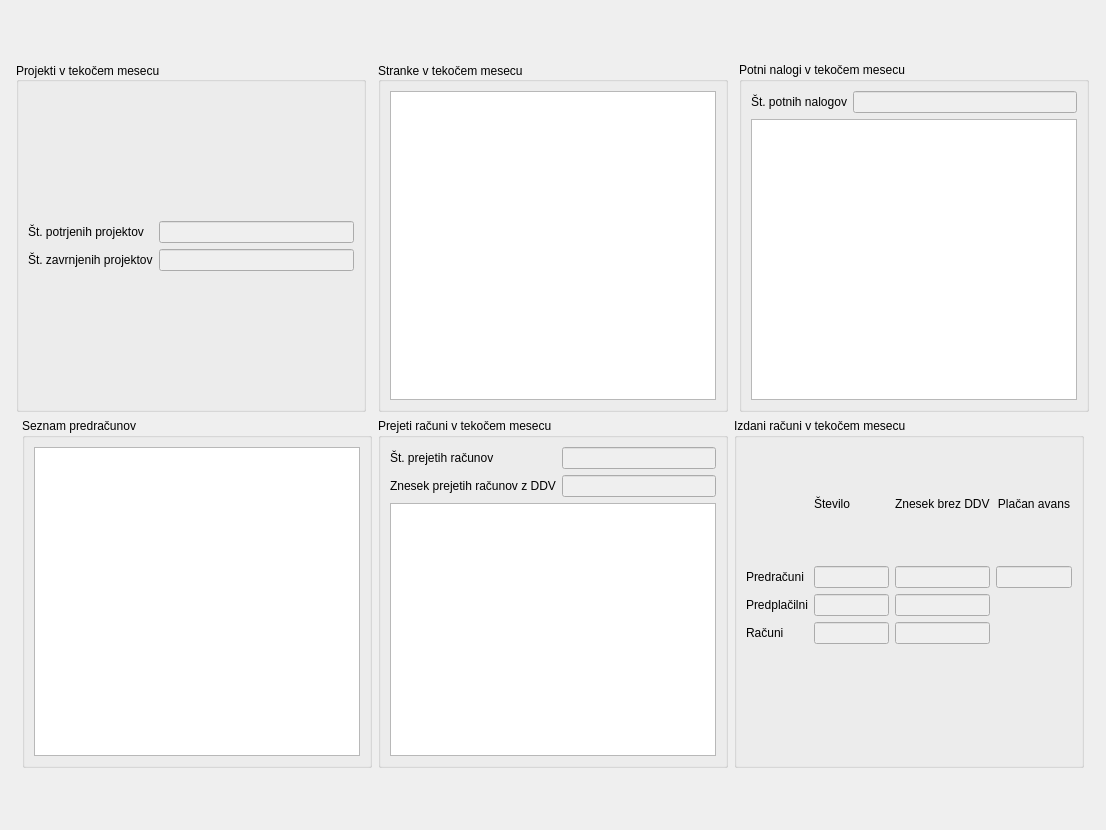
<?xml version="1.0" encoding="UTF-8"?>
<ui version="4.0">
 <class>wid_osnovni_pogled</class>
 <widget class="QWidget" name="wid_osnovni_pogled">
  <property name="geometry">
   <rect>
    <x>0</x>
    <y>0</y>
    <width>1106</width>
    <height>830</height>
   </rect>
  </property>
  <property name="windowTitle">
   <string>Form</string>
  </property>
  <layout class="QVBoxLayout" name="verticalLayout_7">
   <item>
    <spacer name="verticalSpacer">
     <property name="orientation">
      <enum>Qt::Vertical</enum>
     </property>
     <property name="sizeHint" stdset="0">
      <size>
       <width>20</width>
       <height>92</height>
      </size>
     </property>
    </spacer>
   </item>
   <item>
    <layout class="QHBoxLayout" name="horizontalLayout">
     <item>
      <spacer name="horizontalSpacer_2">
       <property name="orientation">
        <enum>Qt::Horizontal</enum>
       </property>
       <property name="sizeHint" stdset="0">
        <size>
         <width>40</width>
         <height>20</height>
        </size>
       </property>
      </spacer>
     </item>
     <item>
      <widget class="QGroupBox" name="groupBox">
       <property name="minimumSize">
        <size>
         <width>350</width>
         <height>350</height>
        </size>
       </property>
       <property name="maximumSize">
        <size>
         <width>350</width>
         <height>350</height>
        </size>
       </property>
       <property name="title">
        <string>Projekti v tekočem mesecu</string>
       </property>
       <property name="alignment">
        <set>Qt::AlignLeading|Qt::AlignLeft|Qt::AlignVCenter</set>
       </property>
       <property name="flat">
        <bool>false</bool>
       </property>
       <layout class="QVBoxLayout" name="verticalLayout">
        <item>
         <layout class="QGridLayout" name="gridLayout">
          <item row="2" column="1">
           <widget class="QLabel" name="label">
            <property name="text">
             <string>Št. potrjenih projektov</string>
            </property>
           </widget>
          </item>
          <item row="3" column="1">
           <widget class="QLabel" name="label_2">
            <property name="text">
             <string>Št. zavrnjenih projektov</string>
            </property>
           </widget>
          </item>
          <item row="2" column="2">
           <widget class="QLineEdit" name="txt_odprti_projekti">
            <property name="enabled">
             <bool>false</bool>
            </property>
           </widget>
          </item>
          <item row="3" column="2">
           <widget class="QLineEdit" name="txt_zavrnjeni_projekti">
            <property name="enabled">
             <bool>false</bool>
            </property>
           </widget>
          </item>
          <item row="1" column="1">
           <spacer name="verticalSpacer_3">
            <property name="orientation">
             <enum>Qt::Vertical</enum>
            </property>
            <property name="sizeHint" stdset="0">
             <size>
              <width>20</width>
              <height>40</height>
             </size>
            </property>
           </spacer>
          </item>
          <item row="4" column="1">
           <spacer name="verticalSpacer_4">
            <property name="orientation">
             <enum>Qt::Vertical</enum>
            </property>
            <property name="sizeHint" stdset="0">
             <size>
              <width>20</width>
              <height>40</height>
             </size>
            </property>
           </spacer>
          </item>
         </layout>
        </item>
       </layout>
      </widget>
     </item>
     <item>
      <spacer name="horizontalSpacer_8">
       <property name="orientation">
        <enum>Qt::Horizontal</enum>
       </property>
       <property name="sizeHint" stdset="0">
        <size>
         <width>40</width>
         <height>20</height>
        </size>
       </property>
      </spacer>
     </item>
     <item>
      <widget class="QGroupBox" name="groupBox_2">
       <property name="minimumSize">
        <size>
         <width>350</width>
         <height>350</height>
        </size>
       </property>
       <property name="maximumSize">
        <size>
         <width>350</width>
         <height>350</height>
        </size>
       </property>
       <property name="title">
        <string>Stranke v tekočem mesecu</string>
       </property>
       <property name="alignment">
        <set>Qt::AlignLeading|Qt::AlignLeft|Qt::AlignVCenter</set>
       </property>
       <property name="flat">
        <bool>false</bool>
       </property>
       <layout class="QVBoxLayout" name="verticalLayout_2">
        <item>
         <layout class="QHBoxLayout" name="horizontalLayout_3">
          <item>
           <widget class="QTableWidget" name="tbl_stranke">
            <property name="enabled">
             <bool>true</bool>
            </property>
            <property name="editTriggers">
             <set>QAbstractItemView::NoEditTriggers</set>
            </property>
            <property name="alternatingRowColors">
             <bool>true</bool>
            </property>
            <property name="selectionMode">
             <enum>QAbstractItemView::SingleSelection</enum>
            </property>
            <property name="selectionBehavior">
             <enum>QAbstractItemView::SelectRows</enum>
            </property>
           </widget>
          </item>
         </layout>
        </item>
       </layout>
      </widget>
     </item>
     <item>
      <spacer name="horizontalSpacer_9">
       <property name="orientation">
        <enum>Qt::Horizontal</enum>
       </property>
       <property name="sizeHint" stdset="0">
        <size>
         <width>40</width>
         <height>20</height>
        </size>
       </property>
      </spacer>
     </item>
     <item>
      <widget class="QGroupBox" name="groupBox_3">
       <property name="minimumSize">
        <size>
         <width>350</width>
         <height>350</height>
        </size>
       </property>
       <property name="maximumSize">
        <size>
         <width>350</width>
         <height>350</height>
        </size>
       </property>
       <property name="title">
        <string>Potni nalogi v tekočem mesecu</string>
       </property>
       <layout class="QHBoxLayout" name="horizontalLayout_4">
        <item>
         <layout class="QVBoxLayout" name="verticalLayout_4">
          <item>
           <layout class="QFormLayout" name="formLayout">
            <property name="fieldGrowthPolicy">
             <enum>QFormLayout::AllNonFixedFieldsGrow</enum>
            </property>
            <item row="0" column="0">
             <widget class="QLabel" name="label_3">
              <property name="text">
               <string>Št. potnih nalogov</string>
              </property>
             </widget>
            </item>
            <item row="0" column="1">
             <widget class="QLineEdit" name="txt_potni_nalogi">
              <property name="enabled">
               <bool>false</bool>
              </property>
             </widget>
            </item>
           </layout>
          </item>
          <item>
           <widget class="QTableWidget" name="tbl_potni_nalogi">
            <property name="enabled">
             <bool>true</bool>
            </property>
            <property name="editTriggers">
             <set>QAbstractItemView::NoEditTriggers</set>
            </property>
            <property name="alternatingRowColors">
             <bool>true</bool>
            </property>
            <property name="selectionMode">
             <enum>QAbstractItemView::SingleSelection</enum>
            </property>
            <property name="selectionBehavior">
             <enum>QAbstractItemView::SelectRows</enum>
            </property>
           </widget>
          </item>
         </layout>
        </item>
       </layout>
      </widget>
     </item>
     <item>
      <spacer name="horizontalSpacer">
       <property name="orientation">
        <enum>Qt::Horizontal</enum>
       </property>
       <property name="sizeHint" stdset="0">
        <size>
         <width>40</width>
         <height>20</height>
        </size>
       </property>
      </spacer>
     </item>
    </layout>
   </item>
   <item>
    <layout class="QHBoxLayout" name="horizontalLayout_2">
     <item>
      <spacer name="horizontalSpacer_3">
       <property name="orientation">
        <enum>Qt::Horizontal</enum>
       </property>
       <property name="sizeHint" stdset="0">
        <size>
         <width>40</width>
         <height>20</height>
        </size>
       </property>
      </spacer>
     </item>
     <item>
      <widget class="QGroupBox" name="groupBox_6">
       <property name="minimumSize">
        <size>
         <width>350</width>
         <height>350</height>
        </size>
       </property>
       <property name="maximumSize">
        <size>
         <width>350</width>
         <height>350</height>
        </size>
       </property>
       <property name="title">
        <string>Seznam predračunov</string>
       </property>
       <layout class="QVBoxLayout" name="verticalLayout_8">
        <item>
         <widget class="QTableWidget" name="tbl_predracun">
          <property name="editTriggers">
           <set>QAbstractItemView::NoEditTriggers</set>
          </property>
          <property name="selectionMode">
           <enum>QAbstractItemView::SingleSelection</enum>
          </property>
          <property name="selectionBehavior">
           <enum>QAbstractItemView::SelectRows</enum>
          </property>
         </widget>
        </item>
       </layout>
      </widget>
     </item>
     <item>
      <widget class="QGroupBox" name="groupBox_5">
       <property name="minimumSize">
        <size>
         <width>350</width>
         <height>350</height>
        </size>
       </property>
       <property name="maximumSize">
        <size>
         <width>350</width>
         <height>350</height>
        </size>
       </property>
       <property name="title">
        <string>Prejeti računi v tekočem mesecu</string>
       </property>
       <layout class="QVBoxLayout" name="verticalLayout_3">
        <item>
         <layout class="QVBoxLayout" name="verticalLayout_6">
          <item>
           <layout class="QGridLayout" name="gridLayout_2">
            <item row="0" column="0">
             <widget class="QLabel" name="label_4">
              <property name="text">
               <string>Št. prejetih računov</string>
              </property>
             </widget>
            </item>
            <item row="1" column="0">
             <widget class="QLabel" name="label_5">
              <property name="text">
               <string>Znesek prejetih računov z DDV</string>
              </property>
             </widget>
            </item>
            <item row="0" column="1">
             <widget class="QLineEdit" name="txt_prejeti_racuni">
              <property name="enabled">
               <bool>false</bool>
              </property>
             </widget>
            </item>
            <item row="1" column="1">
             <widget class="QLineEdit" name="txt_znesek_prejetih_racunov">
              <property name="enabled">
               <bool>false</bool>
              </property>
             </widget>
            </item>
           </layout>
          </item>
          <item>
           <widget class="QTableWidget" name="tbl_prejeti_racuni">
            <property name="enabled">
             <bool>true</bool>
            </property>
            <property name="minimumSize">
             <size>
              <width>0</width>
              <height>0</height>
             </size>
            </property>
            <property name="maximumSize">
             <size>
              <width>16777215</width>
              <height>16777215</height>
             </size>
            </property>
            <property name="editTriggers">
             <set>QAbstractItemView::NoEditTriggers</set>
            </property>
            <property name="alternatingRowColors">
             <bool>true</bool>
            </property>
            <property name="selectionMode">
             <enum>QAbstractItemView::SingleSelection</enum>
            </property>
            <property name="selectionBehavior">
             <enum>QAbstractItemView::SelectRows</enum>
            </property>
           </widget>
          </item>
         </layout>
        </item>
       </layout>
      </widget>
     </item>
     <item>
      <widget class="QGroupBox" name="groupBox_4">
       <property name="minimumSize">
        <size>
         <width>350</width>
         <height>350</height>
        </size>
       </property>
       <property name="maximumSize">
        <size>
         <width>350</width>
         <height>350</height>
        </size>
       </property>
       <property name="title">
        <string>Izdani računi v tekočem mesecu</string>
       </property>
       <layout class="QVBoxLayout" name="verticalLayout_5">
        <item>
         <layout class="QGridLayout" name="gridLayout_3">
          <item row="1" column="2">
           <widget class="QLineEdit" name="txt_znesek_predracunov">
            <property name="enabled">
             <bool>false</bool>
            </property>
           </widget>
          </item>
          <item row="3" column="0">
           <widget class="QLabel" name="label_8">
            <property name="text">
             <string>Računi</string>
            </property>
           </widget>
          </item>
          <item row="1" column="1">
           <widget class="QLineEdit" name="txt_predracuni">
            <property name="enabled">
             <bool>false</bool>
            </property>
           </widget>
          </item>
          <item row="0" column="1">
           <widget class="QLabel" name="label_9">
            <property name="text">
             <string>Število</string>
            </property>
           </widget>
          </item>
          <item row="2" column="0">
           <widget class="QLabel" name="label_7">
            <property name="text">
             <string>Predplačilni</string>
            </property>
           </widget>
          </item>
          <item row="2" column="2">
           <widget class="QLineEdit" name="txt_znesek_predplacilnih">
            <property name="enabled">
             <bool>false</bool>
            </property>
           </widget>
          </item>
          <item row="3" column="2">
           <widget class="QLineEdit" name="txt_znesek_racunov">
            <property name="enabled">
             <bool>false</bool>
            </property>
           </widget>
          </item>
          <item row="4" column="0">
           <spacer name="verticalSpacer_10">
            <property name="orientation">
             <enum>Qt::Vertical</enum>
            </property>
            <property name="sizeHint" stdset="0">
             <size>
              <width>20</width>
              <height>40</height>
             </size>
            </property>
           </spacer>
          </item>
          <item row="2" column="1">
           <widget class="QLineEdit" name="txt_predplacilni">
            <property name="enabled">
             <bool>false</bool>
            </property>
           </widget>
          </item>
          <item row="1" column="0">
           <widget class="QLabel" name="label_6">
            <property name="text">
             <string>Predračuni</string>
            </property>
           </widget>
          </item>
          <item row="0" column="2">
           <widget class="QLabel" name="label_10">
            <property name="text">
             <string>Znesek brez DDV</string>
            </property>
           </widget>
          </item>
          <item row="3" column="1">
           <widget class="QLineEdit" name="txt_racuni">
            <property name="enabled">
             <bool>false</bool>
            </property>
           </widget>
          </item>
          <item row="0" column="0">
           <spacer name="verticalSpacer_9">
            <property name="orientation">
             <enum>Qt::Vertical</enum>
            </property>
            <property name="sizeHint" stdset="0">
             <size>
              <width>20</width>
              <height>40</height>
             </size>
            </property>
           </spacer>
          </item>
          <item row="1" column="3">
           <widget class="QLineEdit" name="txt_avans_predracuna">
            <property name="enabled">
             <bool>false</bool>
            </property>
           </widget>
          </item>
          <item row="0" column="3">
           <widget class="QLabel" name="label_11">
            <property name="text">
             <string>Plačan avans</string>
            </property>
            <property name="alignment">
             <set>Qt::AlignCenter</set>
            </property>
           </widget>
          </item>
         </layout>
        </item>
       </layout>
      </widget>
     </item>
     <item>
      <spacer name="horizontalSpacer_4">
       <property name="orientation">
        <enum>Qt::Horizontal</enum>
       </property>
       <property name="sizeHint" stdset="0">
        <size>
         <width>40</width>
         <height>20</height>
        </size>
       </property>
      </spacer>
     </item>
    </layout>
   </item>
   <item>
    <spacer name="verticalSpacer_2">
     <property name="orientation">
      <enum>Qt::Vertical</enum>
     </property>
     <property name="sizeHint" stdset="0">
      <size>
       <width>20</width>
       <height>92</height>
      </size>
     </property>
    </spacer>
   </item>
  </layout>
 </widget>
 <resources/>
 <connections/>
</ui>
